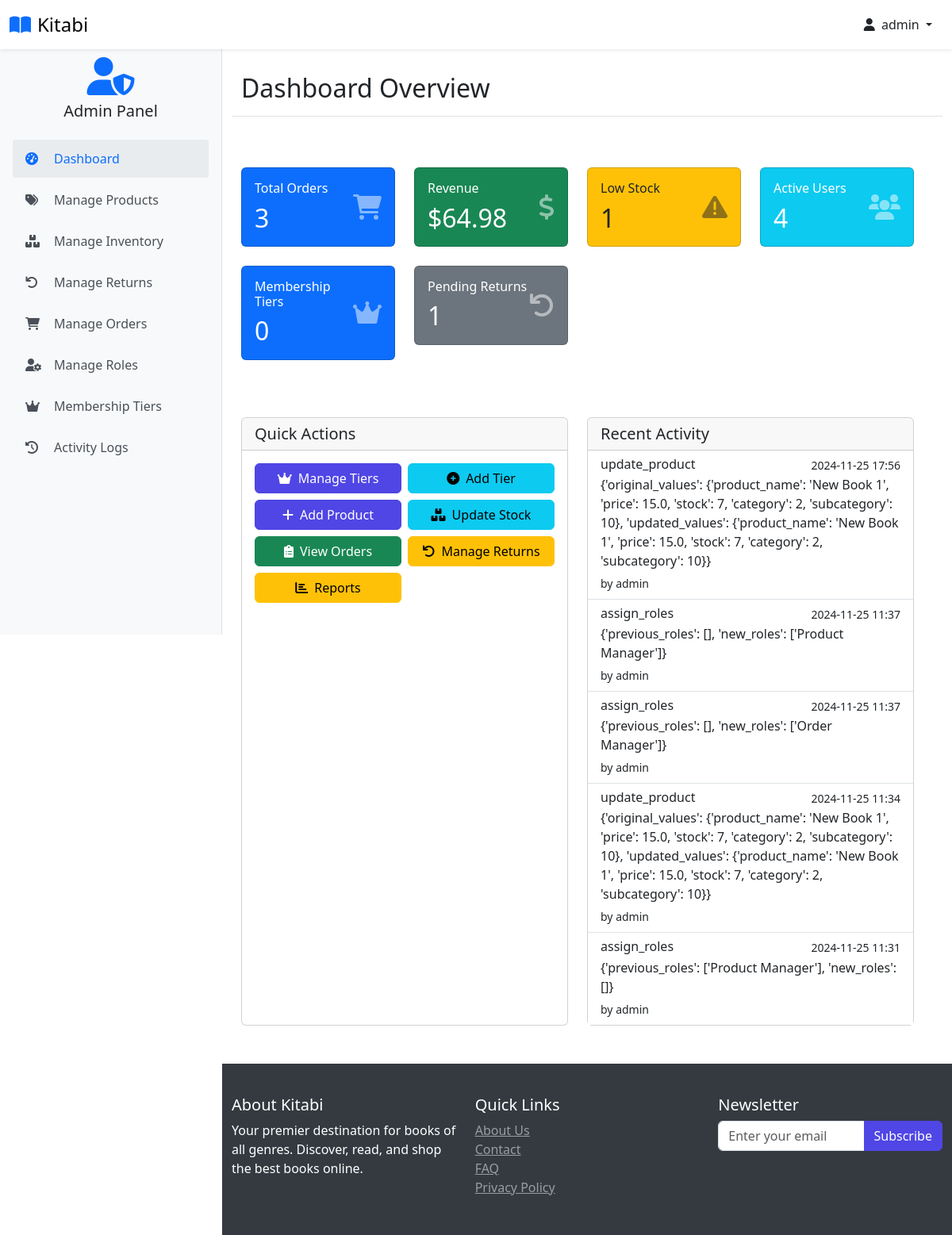
Page /admin-page (signed in) on the earlier database version.
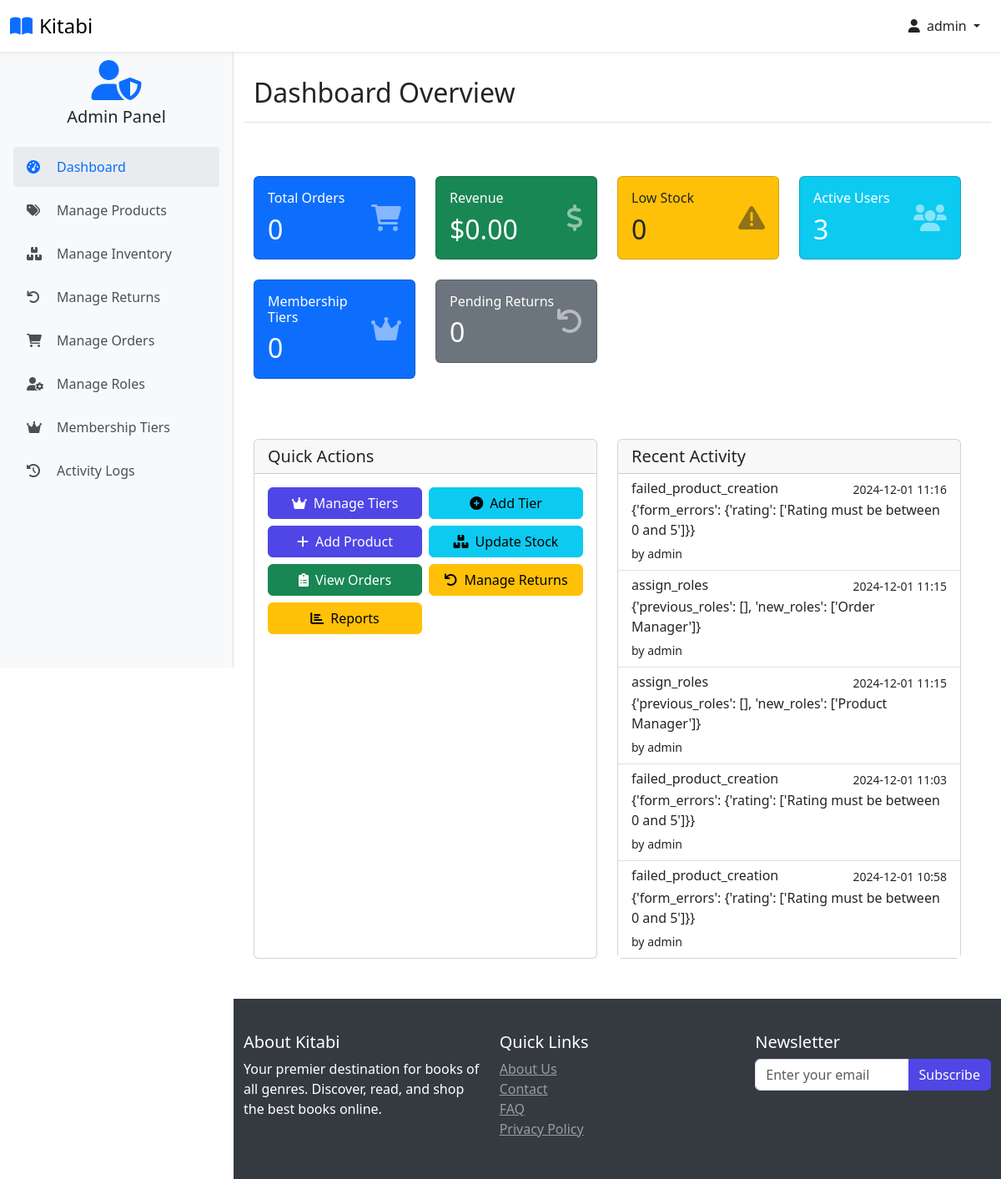
Same page on the later database version.
### website/models.py (models this page shows, shortened)
class ActivityLog(db.Model):
    id = db.Column(db.Integer, primary_key=True)
    user_id = db.Column(db.Integer, db.ForeignKey('customer.id'), nullable=False)
    action = db.Column(db.String(100), nullable=False)
    entity_type = db.Column(db.String(50))
    entity_id = db.Column(db.Integer)
    details = db.Column(db.JSON)
    ip_address = db.Column(db.String(50))
    timestamp = db.Column(db.DateTime, default=datetime.utcnow)
    user = db.relationship('Customer', back_populates='activity_logs')

class Customer(db.Model, UserMixin):
    id = db.Column(db.Integer, primary_key=True)
    full_name = db.Column(db.String(100), nullable=False)
    email = db.Column(db.String(100), unique=True, nullable=False)
    username = db.Column(db.String(100), unique=True, nullable=False)
    password_hash = db.Column(db.String(200), nullable=False)
    date_joined = db.Column(db.DateTime(), default=datetime.utcnow)
    is_admin_val = db.Column(db.Boolean, default=False)
    last_login = db.Column(db.DateTime)
    status = db.Column(db.String(20), default='active')
    membership_tier_id = db.Column(db.Integer, db.ForeignKey('membership_tier.id'), default=1)  # Default to Normal
    points = db.Column(db.Integer, default=0)
    membership_tier = db.relationship('MembershipTier', backref='customers')
    cart_items = db.relationship('Cart', back_populates='customer', lazy=True)
    orders = db.relationship('Order', back_populates='customer', lazy=True)
    activity_logs = db.relationship('ActivityLog', back_populates='user', lazy=True)
    returns = db.relationship('Return', foreign_keys='Return.customer_link', back_populates='customer', lazy=True)
    roles = db.relationship(
        'Role',
        secondary=user_roles,
        back_populates='users',
        lazy='dynamic'
    )
    @property
    def password(self):
        raise AttributeError('Password is not a readable Attribute')
    @property
    def is_admin(self):
        return self.is_admin_val or any(
            role.name in ['Super Admin', 'Product Manager', 'Order Manager']
            for role in self.roles
        )
    def has_permission(self, permission):
        for role in self.roles:
            if permission in (role.permissions or []):
                return True
        return False

### website/admin.py (the view)
@admin.route('/admin-page')
@admin_required
def admin_page():
    try:
        total_orders = Order.query.count()
        total_revenue = db.session.query(
            db.func.sum(Order.price * Order.quantity)
        ).scalar() or 0
        low_stock_count = Product.query.filter(
            Product.in_stock <= Product.low_stock_threshold
        ).count()
        active_users = Customer.query.filter_by(status='active').count()
        recent_activities = ActivityLog.query.order_by(
            ActivityLog.timestamp.desc()
        ).limit(5).all()
        pending_returns = Return.query.filter_by(status='pending').count()
        return render_template(
            'admin.html',
            total_orders=total_orders,
            total_revenue="{:,.2f}".format(total_revenue),
            low_stock_count=low_stock_count,
            active_users=active_users,
            pending_returns=pending_returns,
            recent_activities=recent_activities
        )
    except Exception as e:
        flash('Error loading dashboard statistics', 'error')
        print(f"Error in admin dashboard: {e}")
        return render_template('admin.html')

### website/jwt_utils.py (called while the page is built)
def decode_token(token):
    try:
        payload = jwt.decode(token, current_app.config['SECRET_KEY'], algorithms=['HS256'])
        return payload
    except jwt.ExpiredSignatureError:
        return jsonify({'error': 'Token has expired'}), 401
    except jwt.InvalidTokenError:
        return jsonify({'error': 'Invalid token'}), 401

### website/templates/admin.html (shortened to what the changed rows need)
{% extends 'base.html' %}
{% block body %}
<div class="container pt-2">
    <div class="row mb-4">
        <div class="d-flex justify-content-between flex-wrap flex-md-nowrap align-items-center pb-2 mb-3 border-bottom">
            <h2 class="h2">Dashboard Overview</h2>
        </div>
        <div class="row g-4 mb-4">
            {% if current_user.has_permission('manage_orders') %}
            <div class="col-md-3">
                <div class="card text-white bg-primary">
                    <div class="card-body">
                        <div class="d-flex justify-content-between align-items-center">
                            <div>
                                <h6 class="card-title mb-0">Total Orders</h6>
                                <h2 class="mt-2 mb-0">{{ total_orders|default(0) }}</h2>
                            </div>
                            <i class="fas fa-shopping-cart fa-2x opacity-50"></i>
                        </div>
                    </div>
                </div>
            </div>
            <div class="col-md-3">
                <div class="card text-white bg-success">
                    <div class="card-body">
                        <div class="d-flex justify-content-between align-items-center">
                            <div>
                                <h6 class="card-title mb-0">Revenue</h6>
                                <h2 class="mt-2 mb-0">${{ total_revenue|default('0.00') }}</h2>
                            </div>
                            <i class="fas fa-dollar-sign fa-2x opacity-50"></i>
                        </div>
                    </div>
                </div>
            </div>
            {% endif %}
            {% if current_user.has_permission('manage_inventory') %}
            <div class="col-md-3">
                <div class="card text-dark bg-warning">
                    <div class="card-body">
                        <div class="d-flex justify-content-between align-items-center">
                            <div>
                                <h6 class="card-title mb-0">Low Stock</h6>
                                <h2 class="mt-2 mb-0">{{ low_stock_count|default(0) }}</h2>
                            </div>
                            <i class="fas fa-exclamation-triangle fa-2x opacity-50"></i>
                        </div>
                    </div>
                </div>
            </div>
            {% endif %}
            {% if current_user.has_permission('manage_users') %}
            <div class="col-md-3">
                <div class="card text-white bg-info">
                    <div class="card-body">
                        <div class="d-flex justify-content-between align-items-center">
                            <div>
                                <h6 class="card-title mb-0">Active Users</h6>
                                <h2 class="mt-2 mb-0">{{ active_users|default(0) }}</h2>
                            </div>
                            <i class="fas fa-users fa-2x opacity-50"></i>
                        </div>
                    </div>
                </div>
            </div>
            <div class="col-md-3">
                <div class="card text-white bg-primary">
                    <div class="card-body">
                        <div class="d-flex justify-content-between align-items-center">
                            <div>
                                <h6 class="card-title mb-0">Membership Tiers</h6>
                                <h2 class="mt-2 mb-0">{{ membership_tiers_count|default(0) }}</h2>
                            </div>
                            <i class="fas fa-crown fa-2x opacity-50"></i>
                        </div>
                    </div>
                </div>
            </div>
            {% endif %}
            {% if current_user.has_permission('manage_returns') %}
            <div class="col-md-3">
                <div class="card text-white bg-secondary">
                    <div class="card-body">
                        <div class="d-flex justify-content-between align-items-center">
                            <div>
                                <h6 class="card-title mb-0">Pending Returns</h6>
                                <h2 class="mt-2 mb-0">{{ pending_returns|default(0) }}</h2>
                            </div>
                            <i class="fas fa-undo fa-2x opacity-50"></i>
                        </div>
                    </div>
                </div>
            </div>
            {% endif %}
        </div>
        <div class="row g-4 mb-4">
            {% if current_user.has_permission('view_reports') %}
            <div class="col-md-6">
                <div class="card h-100">
                    <div class="card-body p-0">
                        <div class="list-group list-group-flush">
                            {% if recent_activities %}
                                {% for log in recent_activities %}
                                <div class="list-group-item">
                                    <div class="d-flex w-100 justify-content-between">
                                        <h6 class="mb-1">{{ log.action }}</h6>
                                        <small>{{ log.timestamp.strftime('%Y-%m-%d %H:%M') }}</small>
                                    </div>
                                    <p class="mb-1">{{ log.details }}</p>
                                    <small>by {{ log.user.username }}</small>
                                </div>
                                {% endfor %}
                            {% else %}
                                <div class="list-group-item">
                                    <p class="mb-0 text-muted">No recent activity</p>
                                </div>
                            {% endif %}
                        </div>
                    </div>
                </div>
            </div>
            {% endif %}
        </div>
    </div>
</div>
{% endblock %}

Differences in the rows shown:
removed ActivityLog: action "update_product", timestamp "2024-11-25 17:56", details "{'original_values': {'product_name': 'New Book 1', 'price': 15.0, 'stock': 7, 'category': 2, 'subcategory': 10}, 'updated_values': {'product_name': 'New Book 1', 'price': 15.0, 'stock': 7, 'category': 2, 'subcategory': 10}}", user.username "admin"
removed ActivityLog: action "assign_roles", timestamp "2024-11-25 11:37", details "{'previous_roles': [], 'new_roles': ['Product Manager']}", user.username "admin"
removed ActivityLog: action "assign_roles", timestamp "2024-11-25 11:37", details "{'previous_roles': [], 'new_roles': ['Order Manager']}", user.username "admin"
removed ActivityLog: action "update_product", timestamp "2024-11-25 11:34", details "{'original_values': {'product_name': 'New Book 1', 'price': 15.0, 'stock': 7, 'category': 2, 'subcategory': 10}, 'updated_values': {'product_name': 'New Book 1', 'price': 15.0, 'stock': 7, 'category': 2, 'subcategory': 10}}", user.username "admin"
removed ActivityLog: action "assign_roles", timestamp "2024-11-25 11:31", details "{'previous_roles': ['Product Manager'], 'new_roles': []}", user.username "admin"
now on this page (row edited): ActivityLog: action "failed_product_creation", timestamp "2024-12-01 11:16", details "{'form_errors': {'rating': ['Rating must be between 0 and 5']}}", user.username "admin"
now on this page (row edited): ActivityLog: action "assign_roles", timestamp "2024-12-01 11:15", details "{'previous_roles': [], 'new_roles': ['Order Manager']}", user.username "admin"
now on this page (row edited): ActivityLog: action "assign_roles", timestamp "2024-12-01 11:15", details "{'previous_roles': [], 'new_roles': ['Product Manager']}", user.username "admin"
now on this page (row edited): ActivityLog: action "failed_product_creation", timestamp "2024-12-01 11:03", details "{'form_errors': {'rating': ['Rating must be between 0 and 5']}}", user.username "admin"
now on this page (row edited): ActivityLog: action "failed_product_creation", timestamp "2024-12-01 10:58", details "{'form_errors': {'rating': ['Rating must be between 0 and 5']}}", user.username "admin"
Other differences:
{{ total_orders|default(0) }}: "3" → "0"
{{ total_revenue|default('0.00') }}: "64.98" → "0.00"
{{ low_stock_count|default(0) }}: "1" → "0"
{{ active_users|default(0) }}: "4" → "3"
{{ pending_returns|default(0) }}: "1" → "0"
